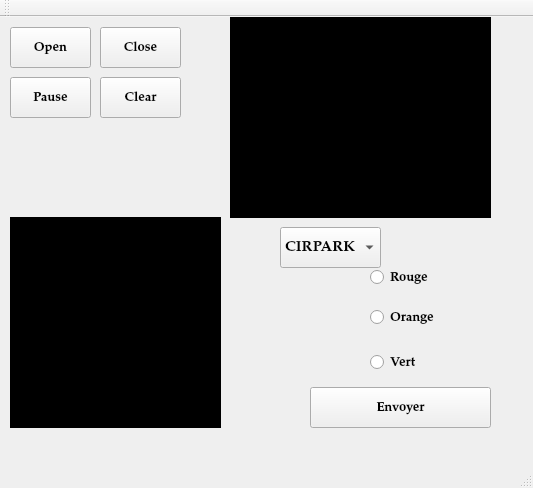
<?xml version="1.0" encoding="UTF-8"?>
<ui version="4.0">
 <class>MainWindow</class>
 <widget class="QMainWindow" name="MainWindow">
  <property name="geometry">
   <rect>
    <x>0</x>
    <y>0</y>
    <width>533</width>
    <height>488</height>
   </rect>
  </property>
  <property name="windowTitle">
   <string>MainWindow</string>
  </property>
  <property name="styleSheet">
   <string notr="true"/>
  </property>
  <widget class="QWidget" name="centralWidget">
   <widget class="QRadioButton" name="radioButton">
    <property name="geometry">
     <rect>
      <x>370</x>
      <y>240</y>
      <width>81</width>
      <height>41</height>
     </rect>
    </property>
    <property name="font">
     <font>
      <family>Palatino Linotype</family>
      <pointsize>10</pointsize>
      <weight>75</weight>
      <bold>true</bold>
     </font>
    </property>
    <property name="text">
     <string>Rouge</string>
    </property>
   </widget>
   <widget class="QRadioButton" name="radioButton_2">
    <property name="geometry">
     <rect>
      <x>370</x>
      <y>330</y>
      <width>81</width>
      <height>31</height>
     </rect>
    </property>
    <property name="font">
     <font>
      <family>Palatino Linotype</family>
      <pointsize>10</pointsize>
      <weight>75</weight>
      <bold>true</bold>
     </font>
    </property>
    <property name="text">
     <string>Vert</string>
    </property>
   </widget>
   <widget class="QRadioButton" name="radioButton_3">
    <property name="geometry">
     <rect>
      <x>370</x>
      <y>280</y>
      <width>81</width>
      <height>41</height>
     </rect>
    </property>
    <property name="font">
     <font>
      <family>Palatino Linotype</family>
      <pointsize>10</pointsize>
      <weight>75</weight>
      <bold>true</bold>
     </font>
    </property>
    <property name="text">
     <string>Orange</string>
    </property>
   </widget>
   <widget class="QPushButton" name="pushButton">
    <property name="geometry">
     <rect>
      <x>310</x>
      <y>370</y>
      <width>181</width>
      <height>41</height>
     </rect>
    </property>
    <property name="font">
     <font>
      <family>Palatino Linotype</family>
      <pointsize>10</pointsize>
      <weight>75</weight>
      <bold>true</bold>
     </font>
    </property>
    <property name="text">
     <string>Envoyer</string>
    </property>
   </widget>
   <widget class="QPushButton" name="pushButton_2">
    <property name="geometry">
     <rect>
      <x>10</x>
      <y>10</y>
      <width>81</width>
      <height>41</height>
     </rect>
    </property>
    <property name="font">
     <font>
      <family>Palatino Linotype</family>
      <pointsize>10</pointsize>
      <weight>75</weight>
      <bold>true</bold>
     </font>
    </property>
    <property name="text">
     <string>Open</string>
    </property>
   </widget>
   <widget class="QPushButton" name="pushButton_3">
    <property name="geometry">
     <rect>
      <x>100</x>
      <y>10</y>
      <width>81</width>
      <height>41</height>
     </rect>
    </property>
    <property name="font">
     <font>
      <family>Palatino Linotype</family>
      <pointsize>10</pointsize>
      <weight>75</weight>
      <bold>true</bold>
     </font>
    </property>
    <property name="text">
     <string>Close</string>
    </property>
   </widget>
   <widget class="QLabel" name="label">
    <property name="geometry">
     <rect>
      <x>10</x>
      <y>200</y>
      <width>211</width>
      <height>211</height>
     </rect>
    </property>
    <property name="font">
     <font>
      <family>DejaVu Sans Mono</family>
      <pointsize>8</pointsize>
      <weight>50</weight>
      <italic>false</italic>
      <bold>false</bold>
     </font>
    </property>
    <property name="styleSheet">
     <string notr="true">background-color: rgb(0, 0, 0);
font: 8pt &quot;DejaVu Sans Mono&quot;;
color: rgb(0, 170, 0);

</string>
    </property>
    <property name="text">
     <string>&lt;!DOCTYPE HTML PUBLIC &quot;-//W3C//DTD HTML 4.0//EN&quot; &quot;http://www.w3.org/TR/REC-html40/strict.dtd&quot;&gt;
&lt;html&gt;&lt;head&gt;&lt;meta name=&quot;qrichtext&quot; content=&quot;1&quot; /&gt;&lt;style type=&quot;text/css&quot;&gt;
p, li { white-space: pre-wrap; }
&lt;/style&gt;&lt;/head&gt;&lt;body style=&quot; font-family:'MS Shell Dlg 2'; font-size:8pt; font-weight:400; font-style:normal;&quot;&gt;
&lt;p style=&quot;-qt-paragraph-type:empty; margin-top:0px; margin-bottom:0px; margin-left:0px; margin-right:0px; -qt-block-indent:0; text-indent:0px;&quot;&gt;&lt;br /&gt;&lt;/p&gt;&lt;/body&gt;&lt;/html&gt;</string>
    </property>
    <property name="alignment">
     <set>Qt::AlignLeading|Qt::AlignLeft|Qt::AlignTop</set>
    </property>
   </widget>
   <widget class="QComboBox" name="comboBox">
    <property name="geometry">
     <rect>
      <x>280</x>
      <y>210</y>
      <width>101</width>
      <height>41</height>
     </rect>
    </property>
    <property name="font">
     <font>
      <family>Palatino Linotype</family>
      <pointsize>11</pointsize>
      <weight>75</weight>
      <bold>true</bold>
     </font>
    </property>
    <item>
     <property name="text">
      <string>CIRPARK</string>
     </property>
    </item>
    <item>
     <property name="text">
      <string>SP157B</string>
     </property>
    </item>
    <item>
     <property name="text">
      <string>SP0EB9</string>
     </property>
    </item>
   </widget>
   <widget class="QTextEdit" name="textEdit">
    <property name="geometry">
     <rect>
      <x>230</x>
      <y>0</y>
      <width>261</width>
      <height>201</height>
     </rect>
    </property>
    <property name="styleSheet">
     <string notr="true">background-color: rgb(0, 0, 0);
color: rgb(0, 85, 0);</string>
    </property>
   </widget>
   <widget class="QPushButton" name="pushButton_4">
    <property name="geometry">
     <rect>
      <x>100</x>
      <y>60</y>
      <width>81</width>
      <height>41</height>
     </rect>
    </property>
    <property name="font">
     <font>
      <family>Palatino Linotype</family>
      <pointsize>10</pointsize>
      <weight>75</weight>
      <bold>true</bold>
     </font>
    </property>
    <property name="text">
     <string>Clear</string>
    </property>
   </widget>
   <widget class="QPushButton" name="pushButton_5">
    <property name="geometry">
     <rect>
      <x>10</x>
      <y>60</y>
      <width>81</width>
      <height>41</height>
     </rect>
    </property>
    <property name="font">
     <font>
      <family>Palatino Linotype</family>
      <pointsize>10</pointsize>
      <weight>75</weight>
      <bold>true</bold>
     </font>
    </property>
    <property name="text">
     <string>Pause</string>
    </property>
   </widget>
  </widget>
  <widget class="QMenuBar" name="menuBar">
   <property name="geometry">
    <rect>
     <x>0</x>
     <y>0</y>
     <width>533</width>
     <height>21</height>
    </rect>
   </property>
  </widget>
  <widget class="QToolBar" name="mainToolBar">
   <attribute name="toolBarArea">
    <enum>TopToolBarArea</enum>
   </attribute>
   <attribute name="toolBarBreak">
    <bool>false</bool>
   </attribute>
  </widget>
  <widget class="QStatusBar" name="statusBar"/>
 </widget>
 <layoutdefault spacing="6" margin="11"/>
 <resources/>
 <connections/>
</ui>
